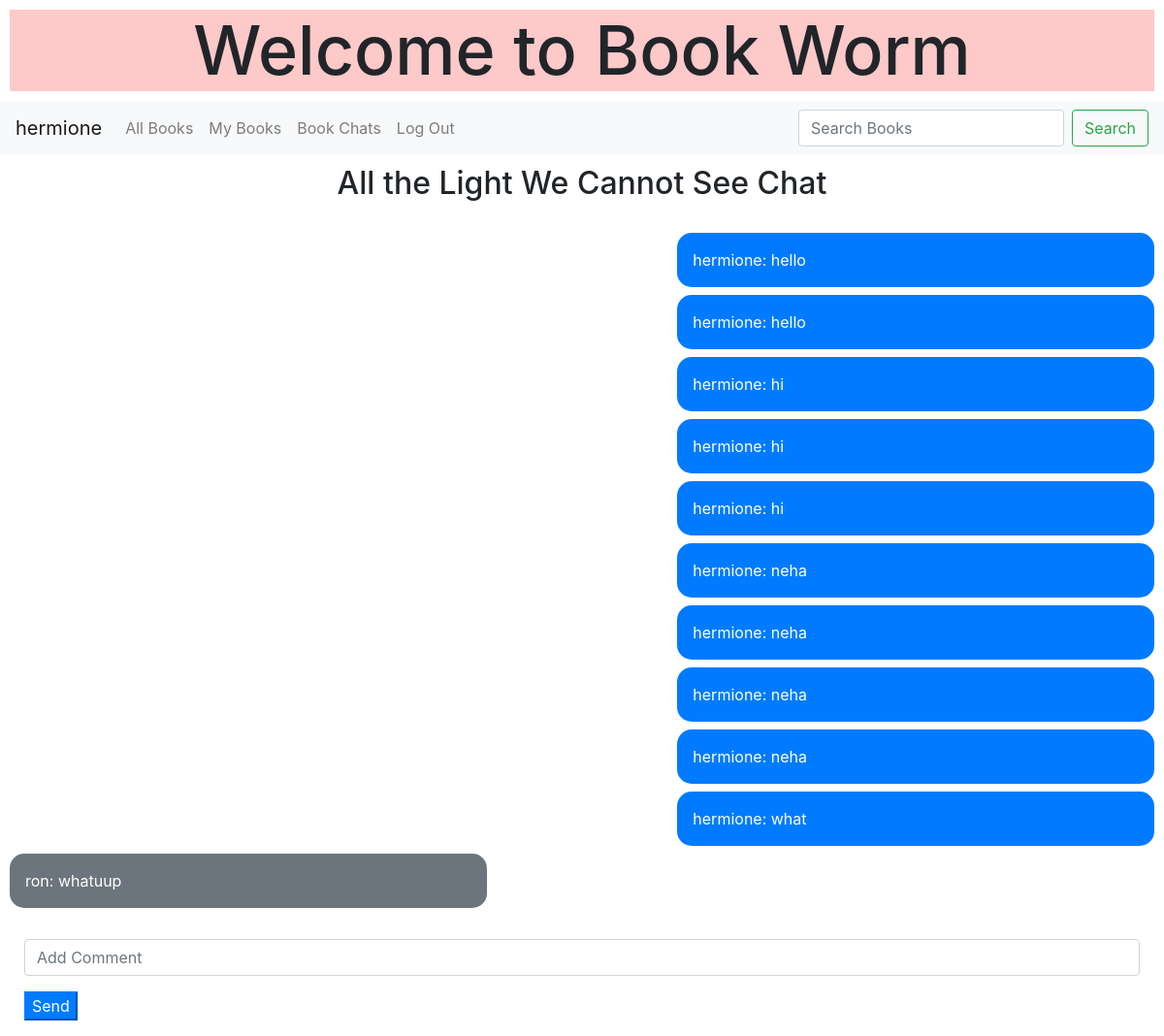
Screenshot of /chat/1 (signed in) with the database file from the repository.
### books/models.py (models this page shows, shortened)
class User(AbstractUser):
    pass

class NewBook(models.Model):
    id = models.AutoField(primary_key=True)
    title = models.CharField(max_length=64)
    author = models.CharField(max_length=64)
    cover = models.URLField(max_length=400)
    user = models.ForeignKey(User, null=True, on_delete=models.CASCADE)
    synopsis = models.CharField(max_length=400, default=None)

class Comment(models.Model):
    book = models.ForeignKey(NewBook, blank=True, on_delete=models.CASCADE, default=None)
    user = models.ForeignKey(User, null=True, on_delete=models.CASCADE)
    comment = models.CharField(max_length=400, default=None)

### books/views.py (the view)
# urls.py: path("chat/<int:bookid>", views.chat, name="chat")
@login_required(login_url="login")
def chat(request, bookid):
    book = NewBook.objects.get(id=bookid)
    if request.method == "POST":
        comment = request.POST["comment"]
        message = Comment(user = request.user, book = book, comment = comment)
        message.save()
        return HttpResponseRedirect(reverse("chat", kwargs={"bookid": bookid}))
    comments = Comment.objects.filter(book = book)
    return render(request, "books/chat.html", {
        "title": book.title,
        "book": book,
        "comments": comments,
        "test": Comment.objects.first(),
        "home": False
    })

### books/templates/books/chat.html (shortened to what this page needs)
{% extends "books/layout.html" %}
{% load static %}
{% block body %}
<h2 style="text-align: center;">{{ title }} Chat</h2>
<br>
{% for message in comments %}
{% if message.user == request.user %}
<div class="p-3 mb-2 bg-primary text-white col-5 offset-7 msg">{{message.user.username}}: {{message.comment}}</div>
{% else %}
<div class="p-3 mb-2 bg-secondary text-white col-5 msg">{{message.user.username}}: {{message.comment}}</div>
{% endif %}
{% endfor %}
<br>
  <div class="container col-12">
    <form action="{% url 'chat' book.id %}" method="POST">
        <p align="justify-content-center"><input type="text" name="comment" class="form-control" placeholder="Add Comment"></p>
        <p align="justify-content-center"><input type="submit" class="btn-primary" value="Send"></p>
        </form>
</div>
{% endblock %}

### books/templates/books/layout.html (shortened to what this page needs)
{% load static %}
<!DOCTYPE html>
<html lang="en">
    <head>
        <link rel="stylesheet" href="https://stackpath.bootstrapcdn.com/bootstrap/4.4.1/css/bootstrap.min.css">
        <link rel="stylesheet" href="https://cdn.jsdelivr.net/npm/bootstrap-icons@1.5.0/font/bootstrap-icons.css">
        <link rel="stylesheet" href="https://cdnjs.cloudflare.com/ajax/libs/font-awesome/4.7.0/css/font-awesome.min.css">
        <link href="{% static 'books/styles.css' %}" rel="stylesheet">
    </head>
    <body>
        <div id="title" style="background-color: rgb(253, 201, 201);">
            {% if home %}
              <h1 class="rainbowText-move" id="welcome-message">Welcome to Book Worm</h1>
            {% else %}
              <h1 id="welcome-message">Welcome to Book Worm</h1>
            {% endif %}
        </div>
        <nav class="navbar navbar-expand-lg navbar-light bg-light">
            <a class="navbar-brand grow-2" href="{% url 'index' %}">{{ user.username }}</a>
            <div class="collapse navbar-collapse" id="navbarSupportedContent">
              <ul class="navbar-nav mr-auto">
                <li class="nav-item">
                    <a class="nav-link grow-2" href="{% url 'index' %}">All Books</a>
                </li>
                {% if user.is_authenticated %}
                <li class="nav-item">
                  <a class="nav-link grow-2" href="{% url 'mybooks' %}">My Books</a>
                </li>
                <li class="nav-item">
                    <a class="nav-link grow-2" href="{% url 'bookchats' %}">Book Chats</a>
                </li>
                <li class="nav-item">
                    <a class="nav-link grow-2" href="{% url 'logout' %}">Log Out</a>
                </li>
                {% endif %}
              </ul>
              <form class="form-inline my-2 my-lg-0" action="{% url 'search' %}" method="POST">
                <input name="search" class="form-control mr-sm-2" type="search" placeholder="Search Books" aria-label="Search">
                <button class="btn btn-outline-success my-2 my-sm-0" type="submit">Search</button>
              </form>
            </div>
          </nav>
          <div class="body">
            {% block body %}
            {% endblock %}
          </div>
    </body>
</html>

### books/static/books/styles.css (style rules this page uses)
#title { margin: 10px; }
#title-ass, #author-ass, #posted-by, #welcome-message { text-align: center; }
#welcome-message { font-size:70px; }
.msg { border-radius: 15px; }
.body { margin: 10px; padding: 0px; }

### rows the page displays
User: username "hermione"
NewBook: title "All the Light We Cannot See"
Comment: user.username "hermione", comment "hello"
Comment: user.username "hermione", comment "hello"
Comment: user.username "hermione", comment "hi"
Comment: user.username "hermione", comment "hi"
Comment: user.username "hermione", comment "hi"
Comment: user.username "hermione", comment "neha"
Comment: user.username "hermione", comment "neha"
Comment: user.username "hermione", comment "neha"
Comment: user.username "hermione", comment "neha"
Comment: user.username "hermione", comment "what"
Comment: user.username "ron", comment "whatuup"
